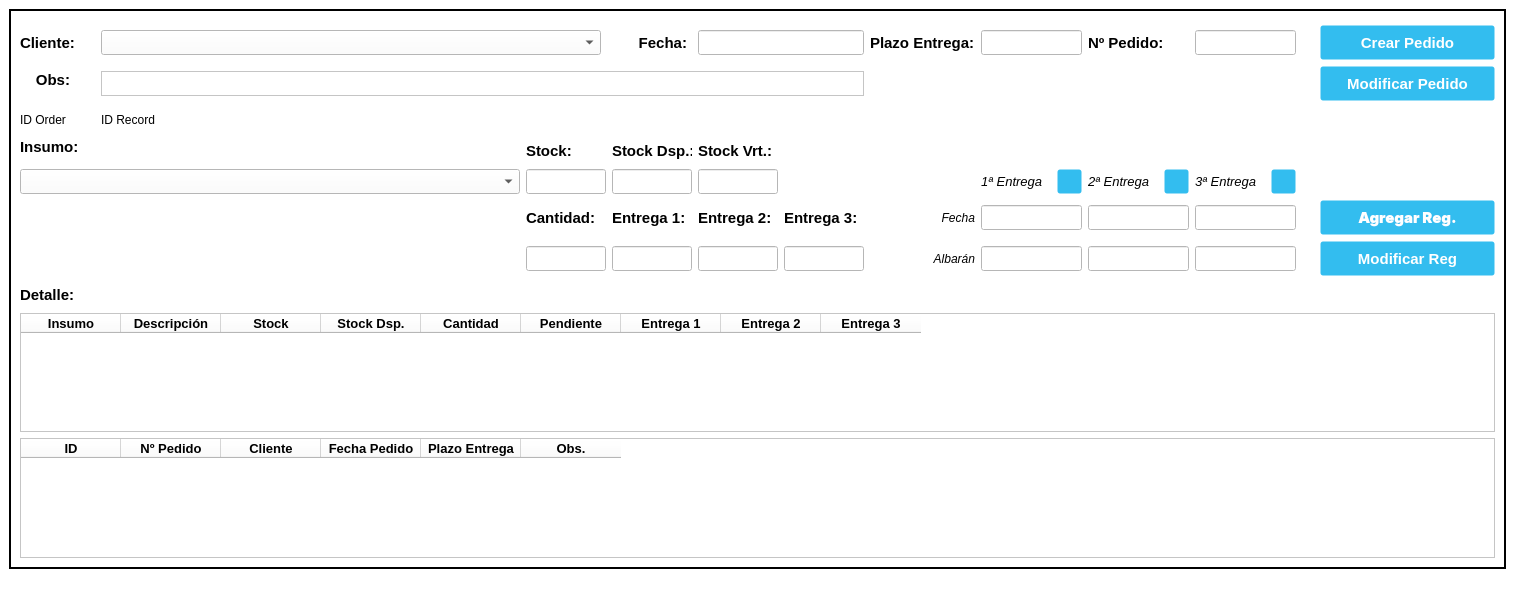
<?xml version="1.0" encoding="UTF-8"?>
<ui version="4.0">
 <class>ClientOrder_Window</class>
 <widget class="QMainWindow" name="ClientOrder_Window">
  <property name="geometry">
   <rect>
    <x>0</x>
    <y>0</y>
    <width>1515</width>
    <height>600</height>
   </rect>
  </property>
  <property name="windowTitle">
   <string>Pedido Cliente</string>
  </property>
  <property name="windowIcon">
   <iconset>
    <normaloff>//nas01/DATOS/Comunes/EIPSA-ERP/Resources/Iconos/icon.ico</normaloff>//nas01/DATOS/Comunes/EIPSA-ERP/Resources/Iconos/icon.ico</iconset>
  </property>
  <property name="styleSheet">
   <string notr="true">QWidget {
background-color: rgb(255, 255, 255);
}

.QFrame {
	border: 2px solid black;
}</string>
  </property>
  <widget class="QWidget" name="centralwidget">
   <layout class="QGridLayout" name="gridLayout">
    <item row="0" column="0">
     <widget class="QFrame" name="frame">
      <property name="frameShape">
       <enum>QFrame::StyledPanel</enum>
      </property>
      <property name="frameShadow">
       <enum>QFrame::Raised</enum>
      </property>
      <layout class="QGridLayout" name="gridLayout_2">
       <item row="6" column="4">
        <widget class="QLabel" name="label_Deliv1">
         <property name="minimumSize">
          <size>
           <width>80</width>
           <height>25</height>
          </size>
         </property>
         <property name="maximumSize">
          <size>
           <width>80</width>
           <height>25</height>
          </size>
         </property>
         <property name="font">
          <font>
           <pointsize>11</pointsize>
           <bold>true</bold>
          </font>
         </property>
         <property name="text">
          <string>Entrega 1:</string>
         </property>
        </widget>
       </item>
       <item row="2" column="17">
        <widget class="QPushButton" name="Button_ModifyOrder">
         <property name="minimumSize">
          <size>
           <width>175</width>
           <height>35</height>
          </size>
         </property>
         <property name="maximumSize">
          <size>
           <width>175</width>
           <height>35</height>
          </size>
         </property>
         <property name="styleSheet">
          <string notr="true">QPushButton {
background-color: #33bdef;
  border: 1px solid transparent;
  border-radius: 3px;
  color: #fff;
  font-family: -apple-system,system-ui,&quot;Segoe UI&quot;,&quot;Liberation Sans&quot;,sans-serif;
  font-size: 15px;
  font-weight: 800;
  line-height: 1.15385;
  margin: 0;
  outline: none;
  padding: 8px .8em;
  text-align: center;
  text-decoration: none;
  vertical-align: baseline;
  white-space: nowrap;
}

QPushButton:hover {
	background-color: #019ad2;
	border-color: rgb(0, 0, 0);
}

QPushButton:pressed {
	background-color: rgb(1, 140, 190);
	border-color: rgb(255, 255, 255);
}</string>
         </property>
         <property name="text">
          <string>Modificar Pedido</string>
         </property>
        </widget>
       </item>
       <item row="5" column="4">
        <widget class="QLineEdit" name="StockDsp_ClientOrder">
         <property name="minimumSize">
          <size>
           <width>80</width>
           <height>25</height>
          </size>
         </property>
         <property name="maximumSize">
          <size>
           <width>80</width>
           <height>25</height>
          </size>
         </property>
         <property name="font">
          <font>
           <pointsize>10</pointsize>
          </font>
         </property>
         <property name="readOnly">
          <bool>true</bool>
         </property>
        </widget>
       </item>
       <item row="14" column="1" colspan="17">
        <widget class="QTableWidget" name="tableClientOrders">
         <column>
          <property name="text">
           <string>ID</string>
          </property>
          <property name="font">
           <font>
            <pointsize>10</pointsize>
            <bold>true</bold>
           </font>
          </property>
         </column>
         <column>
          <property name="text">
           <string>Nº Pedido</string>
          </property>
          <property name="font">
           <font>
            <pointsize>10</pointsize>
            <bold>true</bold>
           </font>
          </property>
         </column>
         <column>
          <property name="text">
           <string>Cliente</string>
          </property>
          <property name="font">
           <font>
            <pointsize>10</pointsize>
            <bold>true</bold>
           </font>
          </property>
         </column>
         <column>
          <property name="text">
           <string>Fecha Pedido</string>
          </property>
          <property name="font">
           <font>
            <pointsize>10</pointsize>
            <bold>true</bold>
           </font>
          </property>
         </column>
         <column>
          <property name="text">
           <string>Plazo Entrega</string>
          </property>
          <property name="font">
           <font>
            <pointsize>10</pointsize>
            <bold>true</bold>
           </font>
          </property>
         </column>
         <column>
          <property name="text">
           <string>Obs.</string>
          </property>
          <property name="font">
           <font>
            <pointsize>10</pointsize>
            <bold>true</bold>
           </font>
          </property>
         </column>
        </widget>
       </item>
       <item row="6" column="3">
        <widget class="QLabel" name="label_Quantity">
         <property name="minimumSize">
          <size>
           <width>80</width>
           <height>25</height>
          </size>
         </property>
         <property name="maximumSize">
          <size>
           <width>80</width>
           <height>25</height>
          </size>
         </property>
         <property name="font">
          <font>
           <pointsize>11</pointsize>
           <bold>true</bold>
          </font>
         </property>
         <property name="text">
          <string>Cantidad:</string>
         </property>
        </widget>
       </item>
       <item row="2" column="2" colspan="5">
        <widget class="QTextEdit" name="textEdit">
         <property name="minimumSize">
          <size>
           <width>0</width>
           <height>25</height>
          </size>
         </property>
         <property name="maximumSize">
          <size>
           <width>16777214</width>
           <height>25</height>
          </size>
         </property>
        </widget>
       </item>
       <item row="4" column="3">
        <widget class="QLabel" name="label_Stock">
         <property name="minimumSize">
          <size>
           <width>80</width>
           <height>25</height>
          </size>
         </property>
         <property name="maximumSize">
          <size>
           <width>80</width>
           <height>25</height>
          </size>
         </property>
         <property name="font">
          <font>
           <pointsize>11</pointsize>
           <bold>true</bold>
          </font>
         </property>
         <property name="text">
          <string>Stock:</string>
         </property>
        </widget>
       </item>
       <item row="1" column="8" colspan="2">
        <widget class="QLineEdit" name="DelivTerm_ClientOrder">
         <property name="minimumSize">
          <size>
           <width>0</width>
           <height>25</height>
          </size>
         </property>
         <property name="maximumSize">
          <size>
           <width>16777215</width>
           <height>25</height>
          </size>
         </property>
         <property name="font">
          <font>
           <pointsize>10</pointsize>
          </font>
         </property>
        </widget>
       </item>
       <item row="1" column="7">
        <widget class="QLabel" name="label_DelivTerm">
         <property name="minimumSize">
          <size>
           <width>105</width>
           <height>25</height>
          </size>
         </property>
         <property name="maximumSize">
          <size>
           <width>105</width>
           <height>25</height>
          </size>
         </property>
         <property name="font">
          <font>
           <pointsize>11</pointsize>
           <bold>true</bold>
          </font>
         </property>
         <property name="text">
          <string>Plazo Entrega:</string>
         </property>
        </widget>
       </item>
       <item row="1" column="5" colspan="2">
        <widget class="QLineEdit" name="Date_ClientOrder">
         <property name="minimumSize">
          <size>
           <width>100</width>
           <height>25</height>
          </size>
         </property>
         <property name="maximumSize">
          <size>
           <width>16777215</width>
           <height>25</height>
          </size>
         </property>
         <property name="font">
          <font>
           <pointsize>10</pointsize>
          </font>
         </property>
        </widget>
       </item>
       <item row="6" column="5">
        <widget class="QLabel" name="label_Deliv2">
         <property name="minimumSize">
          <size>
           <width>80</width>
           <height>25</height>
          </size>
         </property>
         <property name="maximumSize">
          <size>
           <width>80</width>
           <height>25</height>
          </size>
         </property>
         <property name="font">
          <font>
           <pointsize>11</pointsize>
           <bold>true</bold>
          </font>
         </property>
         <property name="text">
          <string>Entrega 2:</string>
         </property>
        </widget>
       </item>
       <item row="1" column="1">
        <widget class="QLabel" name="label_Client">
         <property name="font">
          <font>
           <pointsize>11</pointsize>
           <bold>true</bold>
          </font>
         </property>
         <property name="text">
          <string>Cliente:</string>
         </property>
        </widget>
       </item>
       <item row="2" column="1">
        <widget class="QLabel" name="label_Obs">
         <property name="minimumSize">
          <size>
           <width>50</width>
           <height>25</height>
          </size>
         </property>
         <property name="maximumSize">
          <size>
           <width>50</width>
           <height>25</height>
          </size>
         </property>
         <property name="font">
          <font>
           <pointsize>11</pointsize>
           <bold>true</bold>
          </font>
         </property>
         <property name="text">
          <string>Obs:</string>
         </property>
         <property name="alignment">
          <set>Qt::AlignRight|Qt::AlignTop|Qt::AlignTrailing</set>
         </property>
        </widget>
       </item>
       <item row="7" column="5">
        <widget class="QLineEdit" name="Deliv2_ClientOrder">
         <property name="minimumSize">
          <size>
           <width>80</width>
           <height>25</height>
          </size>
         </property>
         <property name="maximumSize">
          <size>
           <width>80</width>
           <height>25</height>
          </size>
         </property>
         <property name="font">
          <font>
           <pointsize>10</pointsize>
          </font>
         </property>
        </widget>
       </item>
       <item row="1" column="4">
        <widget class="QLabel" name="label_Date">
         <property name="minimumSize">
          <size>
           <width>75</width>
           <height>25</height>
          </size>
         </property>
         <property name="maximumSize">
          <size>
           <width>75</width>
           <height>25</height>
          </size>
         </property>
         <property name="font">
          <font>
           <pointsize>11</pointsize>
           <bold>true</bold>
          </font>
         </property>
         <property name="text">
          <string>Fecha:</string>
         </property>
         <property name="alignment">
          <set>Qt::AlignRight|Qt::AlignTrailing|Qt::AlignVCenter</set>
         </property>
        </widget>
       </item>
       <item row="1" column="10" colspan="2">
        <widget class="QLabel" name="label_NumOrder">
         <property name="minimumSize">
          <size>
           <width>100</width>
           <height>25</height>
          </size>
         </property>
         <property name="maximumSize">
          <size>
           <width>100</width>
           <height>25</height>
          </size>
         </property>
         <property name="font">
          <font>
           <pointsize>11</pointsize>
           <bold>true</bold>
          </font>
         </property>
         <property name="text">
          <string>Nº Pedido:</string>
         </property>
        </widget>
       </item>
       <item row="1" column="2" colspan="2">
        <widget class="QComboBox" name="Client_ClientOrder">
         <property name="minimumSize">
          <size>
           <width>500</width>
           <height>25</height>
          </size>
         </property>
         <property name="maximumSize">
          <size>
           <width>500</width>
           <height>25</height>
          </size>
         </property>
         <property name="font">
          <font>
           <pointsize>10</pointsize>
          </font>
         </property>
        </widget>
       </item>
       <item row="0" column="1">
        <spacer name="verticalSpacer">
         <property name="orientation">
          <enum>Qt::Vertical</enum>
         </property>
         <property name="sizeType">
          <enum>QSizePolicy::Fixed</enum>
         </property>
         <property name="sizeHint" stdset="0">
          <size>
           <width>20</width>
           <height>5</height>
          </size>
         </property>
        </spacer>
       </item>
       <item row="5" column="5">
        <widget class="QLineEdit" name="StockVrt_ClientOrder">
         <property name="minimumSize">
          <size>
           <width>80</width>
           <height>25</height>
          </size>
         </property>
         <property name="maximumSize">
          <size>
           <width>80</width>
           <height>25</height>
          </size>
         </property>
         <property name="font">
          <font>
           <pointsize>10</pointsize>
          </font>
         </property>
         <property name="readOnly">
          <bool>true</bool>
         </property>
        </widget>
       </item>
       <item row="7" column="3">
        <widget class="QLineEdit" name="Quantity_ClientOrder">
         <property name="minimumSize">
          <size>
           <width>80</width>
           <height>25</height>
          </size>
         </property>
         <property name="maximumSize">
          <size>
           <width>80</width>
           <height>25</height>
          </size>
         </property>
         <property name="font">
          <font>
           <pointsize>10</pointsize>
          </font>
         </property>
        </widget>
       </item>
       <item row="1" column="17">
        <widget class="QPushButton" name="Button_CreateOrder">
         <property name="minimumSize">
          <size>
           <width>175</width>
           <height>35</height>
          </size>
         </property>
         <property name="maximumSize">
          <size>
           <width>175</width>
           <height>35</height>
          </size>
         </property>
         <property name="styleSheet">
          <string notr="true">QPushButton {
background-color: #33bdef;
  border: 1px solid transparent;
  border-radius: 3px;
  color: #fff;
  font-family: -apple-system,system-ui,&quot;Segoe UI&quot;,&quot;Liberation Sans&quot;,sans-serif;
  font-size: 15px;
  font-weight: 800;
  line-height: 1.15385;
  margin: 0;
  outline: none;
  padding: 8px .8em;
  text-align: center;
  text-decoration: none;
  vertical-align: baseline;
  white-space: nowrap;
}

QPushButton:hover {
	background-color: #019ad2;
	border-color: rgb(0, 0, 0);
}

QPushButton:pressed {
	background-color: rgb(1, 140, 190);
	border-color: rgb(255, 255, 255);
}</string>
         </property>
         <property name="text">
          <string>Crear Pedido</string>
         </property>
        </widget>
       </item>
       <item row="7" column="4">
        <widget class="QLineEdit" name="Deliv1_ClientOrder">
         <property name="minimumSize">
          <size>
           <width>80</width>
           <height>25</height>
          </size>
         </property>
         <property name="maximumSize">
          <size>
           <width>80</width>
           <height>25</height>
          </size>
         </property>
         <property name="font">
          <font>
           <pointsize>10</pointsize>
          </font>
         </property>
        </widget>
       </item>
       <item row="6" column="6">
        <widget class="QLabel" name="label_Deliv3">
         <property name="minimumSize">
          <size>
           <width>80</width>
           <height>25</height>
          </size>
         </property>
         <property name="maximumSize">
          <size>
           <width>80</width>
           <height>25</height>
          </size>
         </property>
         <property name="font">
          <font>
           <pointsize>11</pointsize>
           <bold>true</bold>
          </font>
         </property>
         <property name="text">
          <string>Entrega 3:</string>
         </property>
        </widget>
       </item>
       <item row="13" column="1" colspan="17">
        <widget class="QTableWidget" name="tableReg">
         <column>
          <property name="text">
           <string>Insumo</string>
          </property>
          <property name="font">
           <font>
            <pointsize>10</pointsize>
            <bold>true</bold>
           </font>
          </property>
         </column>
         <column>
          <property name="text">
           <string>Descripción</string>
          </property>
          <property name="font">
           <font>
            <pointsize>10</pointsize>
            <bold>true</bold>
           </font>
          </property>
         </column>
         <column>
          <property name="text">
           <string>Stock</string>
          </property>
          <property name="font">
           <font>
            <pointsize>10</pointsize>
            <bold>true</bold>
           </font>
          </property>
         </column>
         <column>
          <property name="text">
           <string>Stock Dsp.</string>
          </property>
          <property name="font">
           <font>
            <pointsize>10</pointsize>
            <bold>true</bold>
           </font>
          </property>
         </column>
         <column>
          <property name="text">
           <string>Cantidad</string>
          </property>
          <property name="font">
           <font>
            <pointsize>10</pointsize>
            <bold>true</bold>
           </font>
          </property>
         </column>
         <column>
          <property name="text">
           <string>Pendiente</string>
          </property>
          <property name="font">
           <font>
            <pointsize>10</pointsize>
            <bold>true</bold>
           </font>
          </property>
         </column>
         <column>
          <property name="text">
           <string>Entrega 1</string>
          </property>
          <property name="font">
           <font>
            <pointsize>10</pointsize>
            <bold>true</bold>
           </font>
          </property>
         </column>
         <column>
          <property name="text">
           <string>Entrega 2</string>
          </property>
          <property name="font">
           <font>
            <pointsize>10</pointsize>
            <bold>true</bold>
           </font>
          </property>
         </column>
         <column>
          <property name="text">
           <string>Entrega 3</string>
          </property>
          <property name="font">
           <font>
            <pointsize>10</pointsize>
            <bold>true</bold>
           </font>
          </property>
         </column>
        </widget>
       </item>
       <item row="4" column="1">
        <widget class="QLabel" name="label_Supply">
         <property name="minimumSize">
          <size>
           <width>75</width>
           <height>25</height>
          </size>
         </property>
         <property name="maximumSize">
          <size>
           <width>75</width>
           <height>25</height>
          </size>
         </property>
         <property name="font">
          <font>
           <pointsize>11</pointsize>
           <bold>true</bold>
          </font>
         </property>
         <property name="text">
          <string>Insumo:</string>
         </property>
         <property name="alignment">
          <set>Qt::AlignLeading|Qt::AlignLeft|Qt::AlignTop</set>
         </property>
        </widget>
       </item>
       <item row="5" column="1" colspan="2">
        <widget class="QComboBox" name="Supply_ClientOrder">
         <property name="minimumSize">
          <size>
           <width>500</width>
           <height>25</height>
          </size>
         </property>
         <property name="maximumSize">
          <size>
           <width>500</width>
           <height>25</height>
          </size>
         </property>
         <property name="font">
          <font>
           <pointsize>10</pointsize>
          </font>
         </property>
        </widget>
       </item>
       <item row="5" column="3">
        <widget class="QLineEdit" name="Stock_ClientOrder">
         <property name="minimumSize">
          <size>
           <width>80</width>
           <height>25</height>
          </size>
         </property>
         <property name="maximumSize">
          <size>
           <width>80</width>
           <height>25</height>
          </size>
         </property>
         <property name="font">
          <font>
           <pointsize>10</pointsize>
          </font>
         </property>
         <property name="readOnly">
          <bool>true</bool>
         </property>
        </widget>
       </item>
       <item row="8" column="1">
        <widget class="QLabel" name="label_Details">
         <property name="minimumSize">
          <size>
           <width>0</width>
           <height>25</height>
          </size>
         </property>
         <property name="maximumSize">
          <size>
           <width>16777215</width>
           <height>25</height>
          </size>
         </property>
         <property name="font">
          <font>
           <pointsize>11</pointsize>
           <bold>true</bold>
          </font>
         </property>
         <property name="text">
          <string>Detalle:</string>
         </property>
        </widget>
       </item>
       <item row="1" column="12" colspan="2">
        <widget class="QLineEdit" name="NumOrder_ClientOrder">
         <property name="minimumSize">
          <size>
           <width>100</width>
           <height>25</height>
          </size>
         </property>
         <property name="font">
          <font>
           <pointsize>10</pointsize>
          </font>
         </property>
        </widget>
       </item>
       <item row="7" column="6">
        <widget class="QLineEdit" name="Deliv3_ClientOrder">
         <property name="minimumSize">
          <size>
           <width>80</width>
           <height>25</height>
          </size>
         </property>
         <property name="maximumSize">
          <size>
           <width>80</width>
           <height>25</height>
          </size>
         </property>
         <property name="font">
          <font>
           <pointsize>10</pointsize>
          </font>
         </property>
        </widget>
       </item>
       <item row="3" column="1">
        <widget class="QLabel" name="label_ID">
         <property name="minimumSize">
          <size>
           <width>0</width>
           <height>25</height>
          </size>
         </property>
         <property name="maximumSize">
          <size>
           <width>16777215</width>
           <height>25</height>
          </size>
         </property>
         <property name="text">
          <string>ID Order</string>
         </property>
        </widget>
       </item>
       <item row="4" column="4">
        <widget class="QLabel" name="label_StockDsp">
         <property name="minimumSize">
          <size>
           <width>80</width>
           <height>25</height>
          </size>
         </property>
         <property name="maximumSize">
          <size>
           <width>80</width>
           <height>25</height>
          </size>
         </property>
         <property name="font">
          <font>
           <pointsize>11</pointsize>
           <bold>true</bold>
          </font>
         </property>
         <property name="text">
          <string>Stock Dsp.:</string>
         </property>
        </widget>
       </item>
       <item row="4" column="5">
        <widget class="QLabel" name="label_StockVrt">
         <property name="minimumSize">
          <size>
           <width>80</width>
           <height>25</height>
          </size>
         </property>
         <property name="maximumSize">
          <size>
           <width>80</width>
           <height>25</height>
          </size>
         </property>
         <property name="font">
          <font>
           <pointsize>11</pointsize>
           <bold>true</bold>
          </font>
         </property>
         <property name="text">
          <string>Stock Vrt.:</string>
         </property>
        </widget>
       </item>
       <item row="7" column="7">
        <widget class="QLabel" name="label_NoteDeliv">
         <property name="minimumSize">
          <size>
           <width>105</width>
           <height>25</height>
          </size>
         </property>
         <property name="maximumSize">
          <size>
           <width>105</width>
           <height>25</height>
          </size>
         </property>
         <property name="font">
          <font>
           <italic>true</italic>
          </font>
         </property>
         <property name="text">
          <string>Albarán</string>
         </property>
         <property name="alignment">
          <set>Qt::AlignRight|Qt::AlignTrailing|Qt::AlignVCenter</set>
         </property>
        </widget>
       </item>
       <item row="6" column="7">
        <widget class="QLabel" name="label_DateDeliv">
         <property name="minimumSize">
          <size>
           <width>105</width>
           <height>25</height>
          </size>
         </property>
         <property name="maximumSize">
          <size>
           <width>105</width>
           <height>25</height>
          </size>
         </property>
         <property name="font">
          <font>
           <italic>true</italic>
          </font>
         </property>
         <property name="text">
          <string>Fecha</string>
         </property>
         <property name="alignment">
          <set>Qt::AlignRight|Qt::AlignTrailing|Qt::AlignVCenter</set>
         </property>
        </widget>
       </item>
       <item row="5" column="8">
        <widget class="QLabel" name="label_1Deliv">
         <property name="minimumSize">
          <size>
           <width>70</width>
           <height>25</height>
          </size>
         </property>
         <property name="maximumSize">
          <size>
           <width>70</width>
           <height>25</height>
          </size>
         </property>
         <property name="font">
          <font>
           <pointsize>10</pointsize>
           <italic>true</italic>
          </font>
         </property>
         <property name="text">
          <string>1ª Entrega</string>
         </property>
        </widget>
       </item>
       <item row="5" column="10">
        <widget class="QLabel" name="label_2Deliv">
         <property name="minimumSize">
          <size>
           <width>70</width>
           <height>25</height>
          </size>
         </property>
         <property name="maximumSize">
          <size>
           <width>70</width>
           <height>25</height>
          </size>
         </property>
         <property name="font">
          <font>
           <pointsize>10</pointsize>
           <italic>true</italic>
          </font>
         </property>
         <property name="text">
          <string>2ª Entrega</string>
         </property>
        </widget>
       </item>
       <item row="5" column="12">
        <widget class="QLabel" name="label_3Deliv">
         <property name="minimumSize">
          <size>
           <width>70</width>
           <height>25</height>
          </size>
         </property>
         <property name="maximumSize">
          <size>
           <width>70</width>
           <height>25</height>
          </size>
         </property>
         <property name="font">
          <font>
           <pointsize>10</pointsize>
           <italic>true</italic>
          </font>
         </property>
         <property name="text">
          <string>3ª Entrega</string>
         </property>
        </widget>
       </item>
       <item row="5" column="9">
        <widget class="QPushButton" name="Button_Deliv1">
         <property name="minimumSize">
          <size>
           <width>25</width>
           <height>25</height>
          </size>
         </property>
         <property name="maximumSize">
          <size>
           <width>25</width>
           <height>25</height>
          </size>
         </property>
         <property name="styleSheet">
          <string notr="true">QPushButton {
background-color: #33bdef;
  border: 1px solid transparent;
  border-radius: 3px;
  color: #fff;
  font-family: -apple-system,system-ui,&quot;Segoe UI&quot;,&quot;Liberation Sans&quot;,sans-serif;
  font-size: 15px;
  font-weight: 800;
  line-height: 1.15385;
  margin: 0;
  outline: none;
  padding: 8px .8em;
  text-align: center;
  text-decoration: none;
  vertical-align: baseline;
  white-space: nowrap;
}

QPushButton:hover {
	background-color: #019ad2;
	border-color: rgb(0, 0, 0);
}

QPushButton:pressed {
	background-color: rgb(1, 140, 190);
	border-color: rgb(255, 255, 255);
}</string>
         </property>
         <property name="icon">
          <iconset>
           <normaloff>//nas01/DATOS/Comunes/EIPSA-ERP/Resources/Iconos/Check.png</normaloff>//nas01/DATOS/Comunes/EIPSA-ERP/Resources/Iconos/Check.png</iconset>
         </property>
        </widget>
       </item>
       <item row="5" column="11">
        <widget class="QPushButton" name="Button_Deliv2">
         <property name="minimumSize">
          <size>
           <width>25</width>
           <height>25</height>
          </size>
         </property>
         <property name="maximumSize">
          <size>
           <width>25</width>
           <height>25</height>
          </size>
         </property>
         <property name="styleSheet">
          <string notr="true">QPushButton {
background-color: #33bdef;
  border: 1px solid transparent;
  border-radius: 3px;
  color: #fff;
  font-family: -apple-system,system-ui,&quot;Segoe UI&quot;,&quot;Liberation Sans&quot;,sans-serif;
  font-size: 15px;
  font-weight: 800;
  line-height: 1.15385;
  margin: 0;
  outline: none;
  padding: 8px .8em;
  text-align: center;
  text-decoration: none;
  vertical-align: baseline;
  white-space: nowrap;
}

QPushButton:hover {
	background-color: #019ad2;
	border-color: rgb(0, 0, 0);
}

QPushButton:pressed {
	background-color: rgb(1, 140, 190);
	border-color: rgb(255, 255, 255);
}</string>
         </property>
         <property name="icon">
          <iconset>
           <normaloff>//nas01/DATOS/Comunes/EIPSA-ERP/Resources/Iconos/Check.png</normaloff>//nas01/DATOS/Comunes/EIPSA-ERP/Resources/Iconos/Check.png</iconset>
         </property>
        </widget>
       </item>
       <item row="5" column="13">
        <widget class="QPushButton" name="Button_Deliv3">
         <property name="minimumSize">
          <size>
           <width>25</width>
           <height>25</height>
          </size>
         </property>
         <property name="maximumSize">
          <size>
           <width>25</width>
           <height>25</height>
          </size>
         </property>
         <property name="styleSheet">
          <string notr="true">QPushButton {
background-color: #33bdef;
  border: 1px solid transparent;
  border-radius: 3px;
  color: #fff;
  font-family: -apple-system,system-ui,&quot;Segoe UI&quot;,&quot;Liberation Sans&quot;,sans-serif;
  font-size: 15px;
  font-weight: 800;
  line-height: 1.15385;
  margin: 0;
  outline: none;
  padding: 8px .8em;
  text-align: center;
  text-decoration: none;
  vertical-align: baseline;
  white-space: nowrap;
}

QPushButton:hover {
	background-color: #019ad2;
	border-color: rgb(0, 0, 0);
}

QPushButton:pressed {
	background-color: rgb(1, 140, 190);
	border-color: rgb(255, 255, 255);
}</string>
         </property>
         <property name="icon">
          <iconset>
           <normaloff>//nas01/DATOS/Comunes/EIPSA-ERP/Resources/Iconos/Check.png</normaloff>//nas01/DATOS/Comunes/EIPSA-ERP/Resources/Iconos/Check.png</iconset>
         </property>
        </widget>
       </item>
       <item row="6" column="8" colspan="2">
        <widget class="QLineEdit" name="DelivDate1_ClientOrder">
         <property name="minimumSize">
          <size>
           <width>95</width>
           <height>25</height>
          </size>
         </property>
         <property name="maximumSize">
          <size>
           <width>16777215</width>
           <height>25</height>
          </size>
         </property>
         <property name="font">
          <font>
           <pointsize>10</pointsize>
          </font>
         </property>
        </widget>
       </item>
       <item row="7" column="8" colspan="2">
        <widget class="QLineEdit" name="DelivNote1_ClientOrder">
         <property name="minimumSize">
          <size>
           <width>95</width>
           <height>25</height>
          </size>
         </property>
         <property name="maximumSize">
          <size>
           <width>16777215</width>
           <height>25</height>
          </size>
         </property>
         <property name="font">
          <font>
           <pointsize>10</pointsize>
          </font>
         </property>
        </widget>
       </item>
       <item row="7" column="10" colspan="2">
        <widget class="QLineEdit" name="DelivNote2_ClientOrder">
         <property name="minimumSize">
          <size>
           <width>95</width>
           <height>25</height>
          </size>
         </property>
         <property name="maximumSize">
          <size>
           <width>16777215</width>
           <height>25</height>
          </size>
         </property>
         <property name="font">
          <font>
           <pointsize>10</pointsize>
          </font>
         </property>
        </widget>
       </item>
       <item row="6" column="10" colspan="2">
        <widget class="QLineEdit" name="DelivDate2_ClientOrder">
         <property name="minimumSize">
          <size>
           <width>95</width>
           <height>25</height>
          </size>
         </property>
         <property name="maximumSize">
          <size>
           <width>16777215</width>
           <height>25</height>
          </size>
         </property>
         <property name="font">
          <font>
           <pointsize>10</pointsize>
          </font>
         </property>
        </widget>
       </item>
       <item row="6" column="12" colspan="2">
        <widget class="QLineEdit" name="DelivDate3_ClientOrder">
         <property name="minimumSize">
          <size>
           <width>95</width>
           <height>25</height>
          </size>
         </property>
         <property name="font">
          <font>
           <pointsize>10</pointsize>
          </font>
         </property>
        </widget>
       </item>
       <item row="7" column="12" colspan="2">
        <widget class="QLineEdit" name="DelivNote3_ClientOrder">
         <property name="minimumSize">
          <size>
           <width>95</width>
           <height>25</height>
          </size>
         </property>
         <property name="font">
          <font>
           <pointsize>10</pointsize>
          </font>
         </property>
        </widget>
       </item>
       <item row="7" column="17">
        <widget class="QPushButton" name="Button_ModifyReg">
         <property name="minimumSize">
          <size>
           <width>175</width>
           <height>35</height>
          </size>
         </property>
         <property name="maximumSize">
          <size>
           <width>175</width>
           <height>35</height>
          </size>
         </property>
         <property name="styleSheet">
          <string notr="true">QPushButton {
background-color: #33bdef;
  border: 1px solid transparent;
  border-radius: 3px;
  color: #fff;
  font-family: -apple-system,system-ui,&quot;Segoe UI&quot;,&quot;Liberation Sans&quot;,sans-serif;
  font-size: 15px;
  font-weight: 800;
  line-height: 1.15385;
  margin: 0;
  outline: none;
  padding: 8px .8em;
  text-align: center;
  text-decoration: none;
  vertical-align: baseline;
  white-space: nowrap;
}

QPushButton:hover {
	background-color: #019ad2;
	border-color: rgb(0, 0, 0);
}

QPushButton:pressed {
	background-color: rgb(1, 140, 190);
	border-color: rgb(255, 255, 255);
}</string>
         </property>
         <property name="text">
          <string>Modificar Reg</string>
         </property>
        </widget>
       </item>
       <item row="6" column="17">
        <widget class="QPushButton" name="Button_AddReg">
         <property name="minimumSize">
          <size>
           <width>175</width>
           <height>35</height>
          </size>
         </property>
         <property name="maximumSize">
          <size>
           <width>175</width>
           <height>35</height>
          </size>
         </property>
         <property name="font">
          <font>
           <family>-apple-system</family>
           <pointsize>-1</pointsize>
           <bold>true</bold>
           <underline>false</underline>
           <strikeout>false</strikeout>
          </font>
         </property>
         <property name="styleSheet">
          <string notr="true">QPushButton {
background-color: #33bdef;
  border: 1px solid transparent;
  border-radius: 3px;
  color: #fff;
  font-family: -apple-system,system-ui,&quot;Segoe UI&quot;,&quot;Liberation Sans&quot;,sans-serif;
  font-size: 15px;
  font-weight: 800;
  line-height: 1.15385;
  margin: 0;
  outline: none;
  padding: 8px .8em;
  text-align: center;
  text-decoration: none;
  vertical-align: baseline;
  white-space: nowrap;
}

QPushButton:hover {
	background-color: #019ad2;
	border-color: rgb(0, 0, 0);
}

QPushButton:pressed {
	background-color: rgb(1, 140, 190);
	border-color: rgb(255, 255, 255);
}</string>
         </property>
         <property name="text">
          <string>Agregar Reg.</string>
         </property>
        </widget>
       </item>
       <item row="3" column="2">
        <widget class="QLabel" name="label">
         <property name="text">
          <string>ID Record</string>
         </property>
        </widget>
       </item>
      </layout>
     </widget>
    </item>
   </layout>
  </widget>
  <widget class="QMenuBar" name="menubar">
   <property name="geometry">
    <rect>
     <x>0</x>
     <y>0</y>
     <width>1515</width>
     <height>22</height>
    </rect>
   </property>
  </widget>
  <widget class="QStatusBar" name="statusbar"/>
 </widget>
 <resources/>
 <connections/>
</ui>
